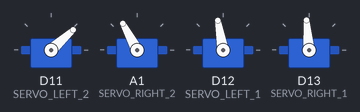
Recording of a program running on a simulated CircuitPython board. On the bench: 4 × servo.

Above: at 0.05 s.
At 0.3 s:
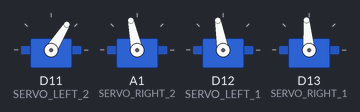
At 0.6 s:
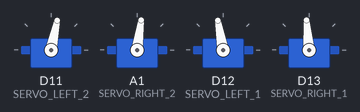
At 0.9 s:
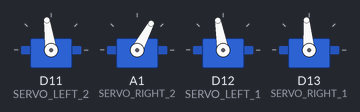
At 1.2 s:
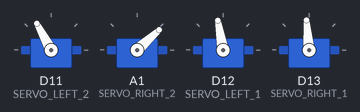
Timing chart, 0 to 3.0 s (numbered marks = the images above):
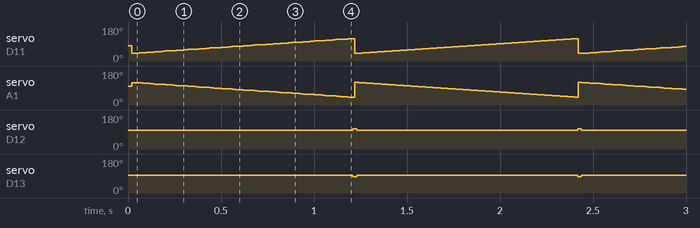

Measured:
- by itself, servo on D12 (SERVO_LEFT_1): alternates 108° for 0.02 s and 100° for 1.2 s
- by itself, servo on D13 (SERVO_RIGHT_1): alternates 95° for 1.2 s and 87° for 0.02 s

The program:

moon_walk.py
```python
"""
This file contains the defintion for the first dance we created called moon_walk()
"""
import time
import board
import pwmio
from adafruit_motor import servo

SERVO_LEFT_1 = pwmio.PWMOut(board.D12, duty_cycle=2 ** 15, frequency=50)
SERVO_LEFT_2 = pwmio.PWMOut(board.D11, duty_cycle=2 ** 15, frequency=50)
SERVO_RIGHT_1 = pwmio.PWMOut(board.D13, duty_cycle=2 ** 15, frequency=50)
SERVO_RIGHT_2 =pwmio.PWMOut(board.A1, duty_cycle=2 ** 15, frequency=50)

startPos = 40
pos = startPos
endPos = 120
flatPos = 90
left1Offset = 10
left2Offset = 0
right1Offset = 5
right2Offset = 0
footTilt = 8

left1servo = servo.Servo(SERVO_LEFT_1)
left2servo = servo.Servo(SERVO_LEFT_2)
right1servo = servo.Servo(SERVO_RIGHT_1)
right2servo = servo.Servo(SERVO_RIGHT_2)

def moon_walk(walking:bool):
  while walking:
    left2servo.angle = (flatPos + left2Offset - footTilt)
    right2servo.angle = (flatPos + right2Offset + footTilt)
    left1servo.angle = (flatPos + left1Offset)
    right1servo.angle = (flatPos + right1Offset)
    for pos in range(startPos, endPos):
      left2servo.angle = (pos)
      right2servo.angle = (endPos + (startPos - pos))
      time.sleep(15/1000)

    left1servo.angle = (flatPos + left1Offset + footTilt)
    right1servo.angle = (flatPos + right1Offset - footTilt)

    for pos in range(endPos, startPos):
      left2servo.angle = (pos)
      right2servo.angle = (endPos + (startPos - pos));
      time.sleep(15/1000);

moon_walk(True)
```
